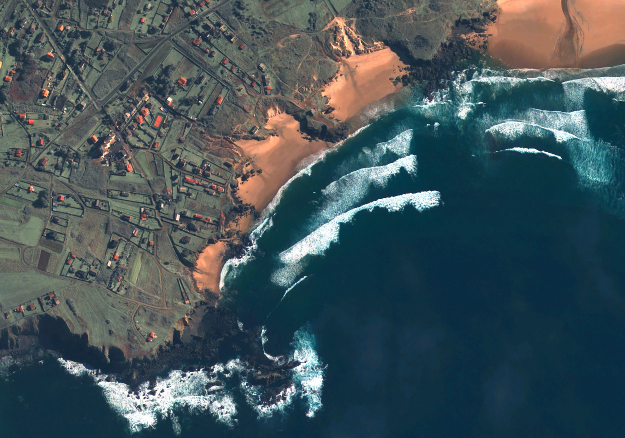
%> input picture BE1_IntroComputerVision/SpainBeach.jpg, 1250 x 876 px (shown at 1/2 size)
$ octave practical_4.m   (GNU Octave 9; MATLAB toolbox functions it lacks are replaced by stand-ins)
%> lines starting %> are read from the running program, lines starting %| are printed output that depends on the picture; in (x1, y1, x2, y2) boxes, pixels count from 0 and x2, y2 are one past the last pixel; in counts of white or black regions, pixels touching at a corner belong together; the program's own positions count from 1
% Classification Assignment
clear, close all, clc

%%
clear, close all, clc

im = imread('BE1_IntroComputerVision\SpainBeach.jpg');
%> im is the input picture: size 876x1250x3 uint8; mean R, G, B 67.1, 83.9, 89.2
imshow(im)

%% Define ('Label') data
[height, width, channels] = size(im);
%> height = 876; width = 1250; channels = 3
scale = 7;
im_downsampled = im(1:scale:height, 1:scale:width, :);
[height, width, channels] = size(im_downsampled);
%> height = 126; width = 179
overlay = im_downsampled;
pixel = [10, 150];
pixels_beach = im_downsampled;% zeros(height, width);
pixels_land = im_downsampled;
pixels_ocean = im_downsampled;
pixels_foam = im_downsampled;

data_beach = [];
data_land = [];
data_ocean = [];
data_foam = [];
for i=1:18
    for j=145:width
        pixels_beach(i, j, :) = [255, 255, 0];
        data_beach = [data_beach im_downsampled(i, j, :)];
    end
end
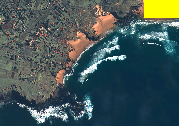
%> pixels_beach: size 126x179x3 uint8; mean R, G, B 69.4, 87.5, 86.4
for i=1:15
    for j=1:10
        pixels_land(i, j, :) = [255, 255, 0];
        data_land = [data_land im_downsampled(i, j, :)];
    end
end
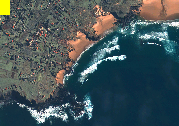
%> pixels_land: size 126x179x3 uint8; mean R, G, B 68.4, 85, 88.6
for i=65:70
    for j=5:15
        pixels_land(i, j, :) = [255, 255, 0];
        data_land = [data_land im_downsampled(i, j, :)];
    end
end
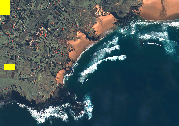
%> pixels_land: size 126x179x3 uint8; 0.29% of pixels changed, all inside (x1, y1, x2, y2) = (4, 64, 15, 70)
for i=90:110
    for j=100:155
        pixels_ocean(i, j, :) = [255, 255, 0];
        data_ocean = [data_ocean im_downsampled(i, j, :)];
    end
end
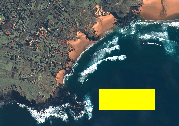
%> pixels_ocean: size 126x179x3 uint8; mean R, G, B 79.6, 94.6, 85.6
for i=27:31
    for j=140:158
        pixels_ocean(i, j, :) = [255, 255, 0];
        data_ocean = [data_ocean im_downsampled(i, j, :)];
    end
end
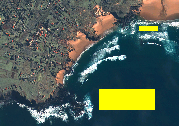
%> pixels_ocean: size 126x179x3 uint8; 0.42% of pixels changed, all inside (x1, y1, x2, y2) = (139, 26, 158, 31)
for i=111:121
    for j=42:44
        pixels_foam(i, j, :) = [255, 255, 0];
        data_foam = [data_foam im_downsampled(i, j, :)];
    end
end
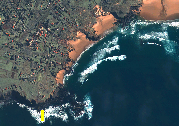
%> pixels_foam: size 126x179x3 uint8; mean R, G, B 67.3, 84, 88.8
for i=34:37
    for j=160:164
        pixels_foam(i, j, :) = [255, 255, 0];
        data_foam = [data_foam im_downsampled(i, j, :)];
    end
end
%> pixels_foam: size 126x179x3 uint8; 0.09% of pixels changed, all inside (x1, y1, x2, y2) = (159, 33, 164, 37)
for i=34:41
    for j=160:168
        pixels_foam(i, j, :) = [255, 255, 0];
        data_foam = [data_foam im_downsampled(i, j, :)];
    end
end
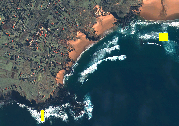
%> pixels_foam: size 126x179x3 uint8; mean R, G, B 67.6, 84.2, 88.2
data_beach = squeeze(data_beach);
%> data_beach = 630 rows, first 12: [255 195 146; 255 191 153; 229 159 125; 237 151 116; 251 167 123; 255 177 138; 249 168 123; 254 176 138; 252 175 133; 250 161 129; 250 165 128; 241 157 123]
data_land = squeeze(data_land);
%> data_land = 216 rows, first 12: [61 65 76; 102 86 87; 47 54 64; 101 110 107; 78 83 89; 73 74 79; 86 98 96; 108 117 100; 69 82 90; 57 72 75; 67 77 78; 83 99 96]
data_ocean = squeeze(data_ocean);
%> data_ocean = 1271 rows, first 12: [16 48 61; 18 50 63; 19 48 66; 18 49 67; 20 49 65; 15 48 65; 15 48 65; 17 47 71; 17 48 66; 15 48 65; 16 52 64; 15 48 65]
data_foam = squeeze(data_foam);
%> data_foam = 125 rows, first 12: [206 220 229; 187 193 191; 53 72 89; 100 105 124; 48 65 91; 30 52 76; 195 193 196; 224 215 210; 39 63 87; 68 84 143; 190 174 149; 210 202 215]
figure
subplot(1,4,1),  imagesc(pixels_beach), set(gca,'dataAspectRatio',[1 1 1])
subplot(1,4,2), imagesc(pixels_land), set(gca,'dataAspectRatio',[1 1 1])
subplot(1,4,3), imagesc(pixels_ocean), set(gca,'dataAspectRatio',[1 1 1])
subplot(1,4,4), imagesc(pixels_foam), set(gca,'dataAspectRatio',[1 1 1])
figure
subplot(2,1,1), imagesc(pixels_foam), set(gca,'dataAspectRatio',[1 1 1])
subplot(2,1,2), imagesc(im), set(gca,'dataAspectRatio',[1 1 1])

%% Apply the distance calculation to the entire image
[s_beach, mu_beach] = std(double(data_beach));
%> s_beach = [39.35 23.02 15.54]; mu_beach = [175.5 123.1 97.99]
[s_land, mu_land] = std(double(data_land));
%> s_land = [30.13 29.19 19.1]; mu_land = [83.65 94.91 91.77]
[s_ocean, mu_ocean] = std(double(data_ocean));
%> s_ocean = [5.25 6.99 5.55]; mu_ocean = [17.3 50.46 68.09]
[s_foam, mu_foam] = std(double(data_foam));
%> s_foam = [63.19 52.34 46.52]; mu_foam = [161.2 189.2 195]


ima = im;
[height, width, channels] = size(ima);
%> height = 876; width = 1250
im_beach = zeros(height, width);
im_land = zeros(height, width);
im_ocean = zeros(height, width);
im_foam = zeros(height, width);

%> (the run ends here)
